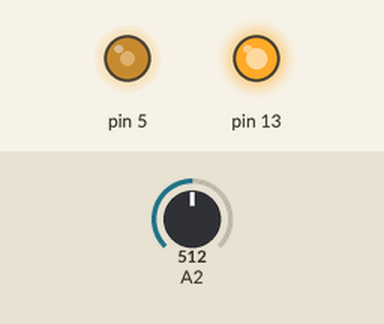
Recording of a sketch running on a simulated Arduino Uno, built with avr-gcc and run on an emulated ATmega328P. Shown: output pins drawn as LEDs (lit = HIGH). The inputs (shaded band) are chosen by the test bench; at power-on: A2 = 512.

Above: at 1.2 s.
1.3 s: A2 set to 716
At 2.2 s:
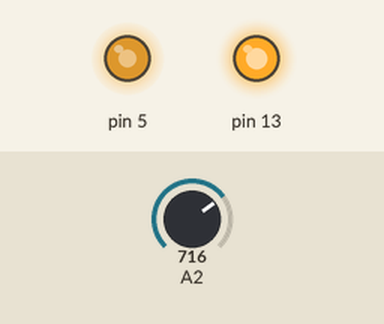
2.8 s: A2 set to 900
At 3.3 s:
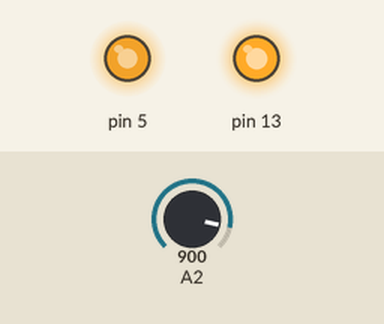
4.3 s: A2 set to 122
At 5.5 s:
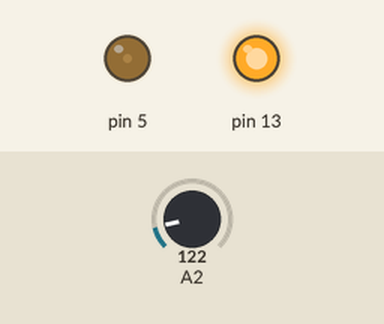
5.8 s: A2 set to 0
At 6.8 s:
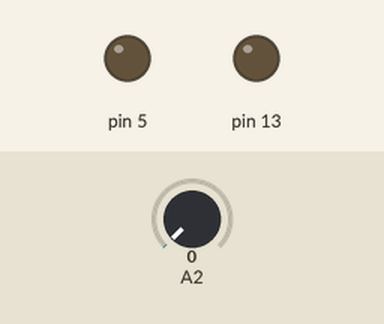
Timing chart, 0 to 8.3 s (numbered marks = the images above; inputs shaded):
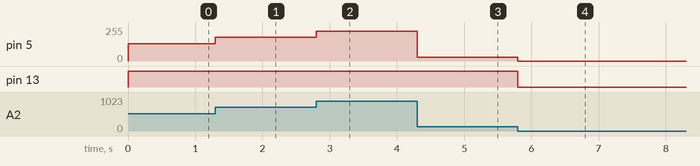

The sketch:

knob_and_led.ino
```cpp
int currentSpeed = 0;

void setup() {
  // put your setup code here, to run once:

  // declare pin 5 to be an output:
  pinMode(5, OUTPUT);
  pinMode(13, OUTPUT);
}

void loop() {
  // put your main code here, to run repeatedly:
  // set the motorSpeed of pin 5:
  currentSpeed = (analogRead(A2)/4);
  analogWrite(5, currentSpeed);
  if (currentSpeed > 5){
    digitalWrite(13, HIGH);
  } else {
    digitalWrite(13, LOW);
  }
}
```

Measured:
- after the input at 1.3 s, pin 5: 128/255 → 179/255 at once
- after the input at 2.8 s, pin 5: 179/255 → 225/255 at once
- after the input at 4.3 s, pin 5: 225/255 → 30/255 at once
- after the input at 5.8 s, pin 5: 30/255 → 0/255 at once; pin 13: HIGH → LOW at once
